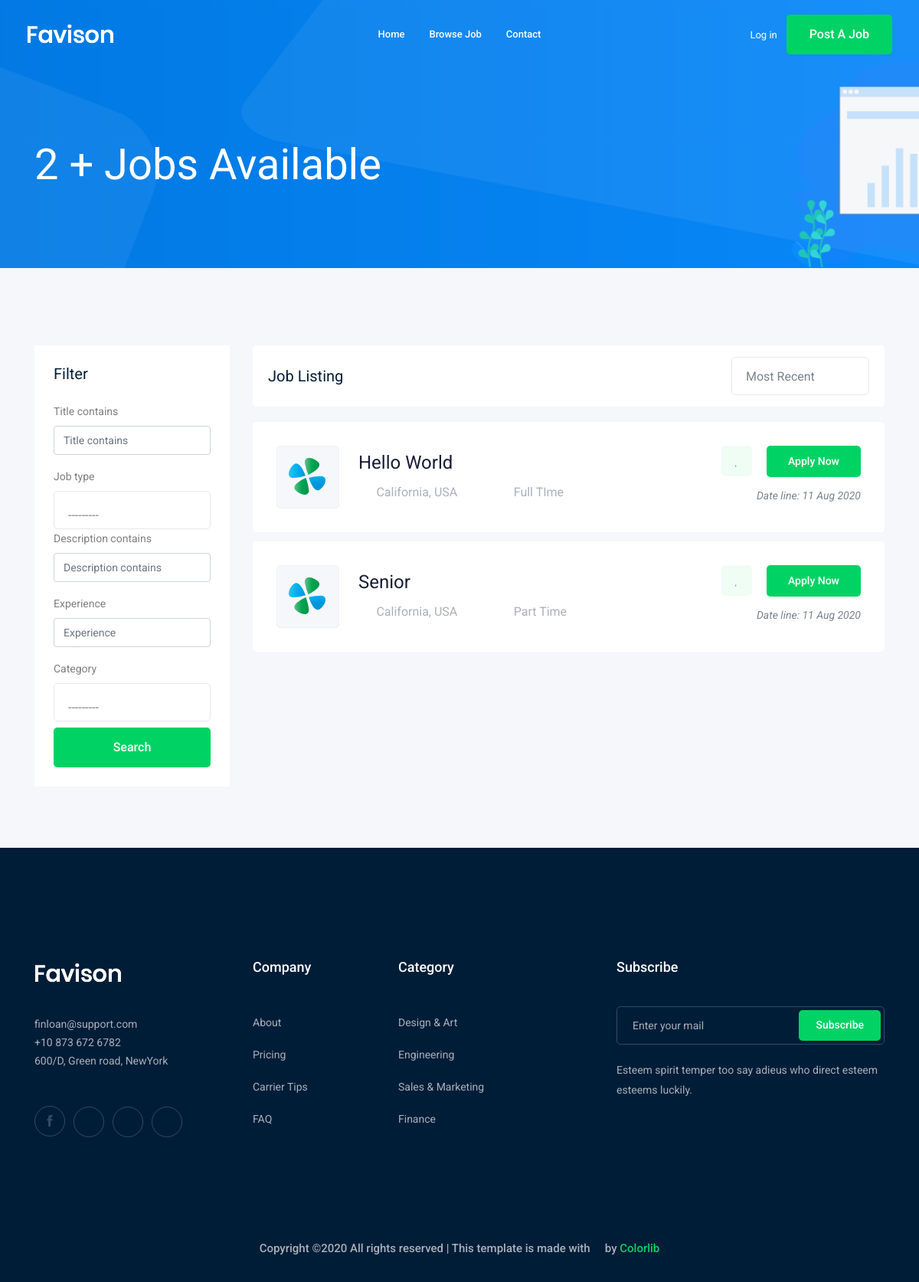
Before: /job/?page=2 with the older database file.
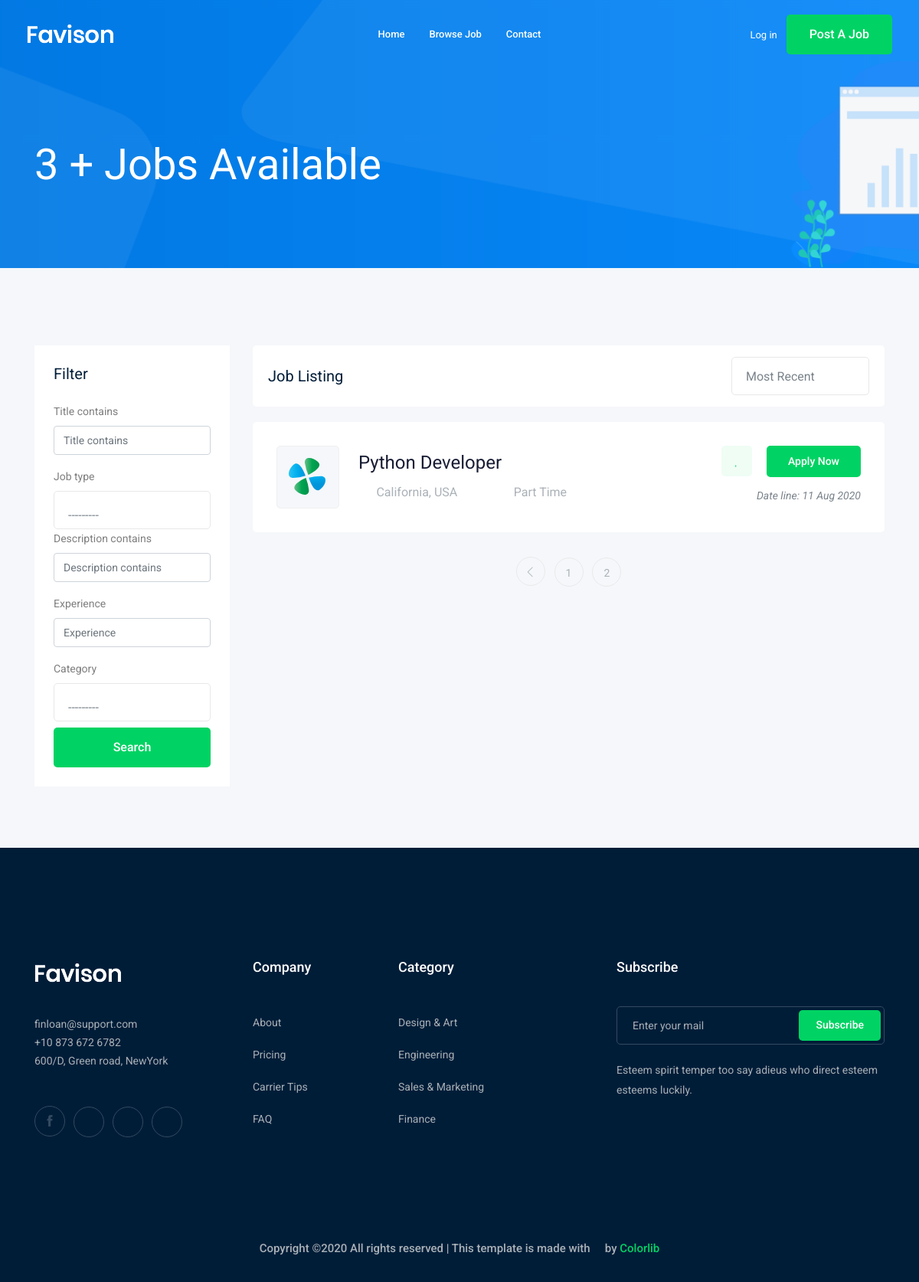
After: the same page with the newer database file.
### job/models.py (models this page shows, shortened)
class job(models.Model): # each class equal table in db
    owner = models.ForeignKey(User,related_name='job_owner', on_delete=models.CASCADE)
    title = models.CharField(max_length=100)
    job_type = models.CharField(max_length=15,choices=JOB_TYPE)
    description = models.TextField(max_length=1000)
    published_at = models.DateTimeField(auto_now=True)
    vacancy = models.IntegerField(default=1)
    salary = models.IntegerField(default=0)
    experience = models.IntegerField(default=1)
    category = models.ForeignKey('category',on_delete=models.CASCADE)
    image = models.ImageField(upload_to=image_upload)
    slug = models.SlugField(blank=True,null=True)
    def __str__(self):
        return self.title

### job/views.py (the view)
# urls.py: path('',views.job_list,name = "job_list"),
def job_list(request):
    job_list = job.objects.all()
    myfilter = JobFilter(request.GET,queryset=job_list)
    job_list = myfilter.qs
    n = 2
    paginator = Paginator(job_list,n) #show n page
    page_number = request.GET.get('page')
    page_obj = paginator.get_page(page_number)
    context = {'jobs':job_list,'page':page_obj,'myfilter':myfilter }
    return render(request,'job/job_list.html',context)

### job/models.py (called while the page is built)
    def __str__(self):
        return self.name

### job/templates/job/job_list.html (shortened to what this page needs)
{% extends 'base.html' %}
{% load bootstrap4 %}
{% block body %}
<div class="bradcam_area bradcam_bg_1">
<div class="container">
    <div class="row">
        <div class="col-xl-12">
            <div class="bradcam_text">
                <h3>{{jobs.count}} + Jobs Available</h3>
            </div>
        </div>
    </div>
</div>
</div>
<div class="job_listing_area plus_padding">
    <div class="container">
        <div class="row">
            <div class="col-lg-3">
                <div class="job_filter white-bg">
                    <div class="form_inner white-bg">
                        <h3>Filter</h3>
                        <form method="GET">
                        {% bootstrap_form myfilter.form %}
                        <input type="submit" value="Search" class="mt-2 boxed-btn3 w-100">
                        </form>
                    </div>
                </div>
            </div>
            <div class="col-lg-9">
                <div class="recent_joblist_wrap">
                    <div class="recent_joblist white-bg ">
                        <div class="row align-items-center">
                            <div class="col-md-6">
                                <h4>Job Listing</h4>
                            </div>
                            <div class="col-md-6">
                                <div class="serch_cat d-flex justify-content-end">
                                </div>
                            </div>
                        </div>
                    </div>
                </div>
                <div class="job_lists m-0">
                    <div class="row">
                        {% for i in page %}
                        <div class="col-lg-12 col-md-12">
                            <div class="single_jobs white-bg d-flex justify-content-between">
                                <div class="jobs_left d-flex align-items-center">
                                    <div class="thumb">
                                        <img src="img/svg_icon/1.svg" alt="">
                                    </div>
                                    <div class="jobs_conetent">
                                        <a href="{% url 'jobs:job_detail' i.slug %}"><h4>{{i}}</h4></a>
                                        <div class="links_locat d-flex align-items-center">
                                            <div class="location">
                                                <p> <i class="fa fa-map-marker"></i> California, USA</p>
                                            </div>
                                            <div class="location">
                                                <p> <i class="fa fa-clock-o"></i> {{i.job_type}}</p>
                                            </div>
                                        </div>
                                    </div>
                                </div>
                                <div class="jobs_right">
                                    <div class="apply_now">
                                        <a class="heart_mark" href="#"> <i class="fa fa-heart"></i> </a>
                                        <a href="{% url 'jobs:job_detail' i.slug %}" class="boxed-btn3">Apply Now</a>
                                    </div>
                                    <div class="date">
                                        <p>Date line: {{i.published_at|date:'d M o'}}</p>
                                    </div>
                                </div>
                            </div>
                        </div>
                        {% endfor %}
                    </div>
                    {% if page.has_other_pages %}
                    <div class="row">
                        <div class="col-lg-12">
                            <div class="pagination_wrap">
                                <ul>
                                    {% if page.has_previous %}
                                    <li><a href="?page={{page.previous_page_number}}"> <i class="ti-angle-left"></i> </a></li>
                                    {% endif %}
                                    {% for i in page.paginator.page_range %}
                                    <li><a href="?page={{i}}"><span> {{i}} </span></a></li>
                                    {% endfor %}
                                </ul>
                            </div>
                        </div>
                    </div>
                    {% endif %}
                </div>
            </div>
        </div>
    </div>
</div>
{% endblock body %}

### templates/base.html (shortened to what this page needs)
{% load static %}
<!doctype html>
<html class="no-js" lang="zxx">
<head>
    <link rel="stylesheet" href="{% static 'css/bootstrap.min.css' %}">
    <link rel="stylesheet" href="{% static 'css/owl.carousel.min.css' %}">
    <link rel="stylesheet" href="{% static 'css/magnific-popup.css' %}">
    <link rel="stylesheet" href="{% static 'css/font-awesome.min.css' %}">
    <link rel="stylesheet" href="{% static 'css/themify-icons.css' %}">
    <link rel="stylesheet" href="{% static 'css/nice-select.css' %}">
    <link rel="stylesheet" href="{% static 'css/flaticon.css' %}">
    <link rel="stylesheet" href="{% static 'css/jquery-ui.css' %}">
    <link rel="stylesheet" href="{% static 'css/gijgo.css' %}">
    <link rel="stylesheet" href="{% static 'css/animate.min.css' %}">
    <link rel="stylesheet" href="{% static 'css/slicknav.css' %}">
    <link rel="stylesheet" href="{% static 'css/style.css' %}">
</head>
<body>
    <header>
        <div class="header-area ">
            <div id="sticky-header" class="main-header-area">
                <div class="container-fluid ">
                    <div class="header_bottom_border">
                        <div class="row align-items-center">
                            <div class="col-xl-3 col-lg-2">
                                <div class="logo">
                                    <a href="index.html">
                                        <img src="img/logo.png" alt="">
                                    </a>
                                </div>
                            </div>
                            <div class="col-xl-6 col-lg-7">
                                <div class="main-menu  d-none d-lg-block">
                                    <nav>
                                        <ul id="navigation">
                                            <li><a href="/">home</a></li>
                                            <li><a href="{% url 'jobs:job_list' %}">Browse Job</a></li>
                                            <li><a href="{% url 'contact:contact' %}">Contact</a></li>
                                        </ul>
                                    </nav>
                                </div>
                            </div>
                            <div class="col-xl-3 col-lg-3 d-none d-lg-block">
                                <div class="Appointment">
                                    {% if request.user.is_authenticated %}
                                        <div class="phone_num d-none d-xl-block">
                                            <a href="{% url 'accounts:profile' %}">Profile</a>
                                        </div>
                                    {% else %}
                                        <div class="phone_num d-none d-xl-block">
                                            <a href="{% url 'login' %}">Log in</a>
                                        </div>
                                    {% endif %}
                                    <div class="d-none d-lg-block">
                                        <a class="boxed-btn3" href="{% url 'jobs:add_job' %}">Post a Job</a>
                                    </div>
                                </div>
                            </div>
                            <div class="col-12">
                            </div>
                        </div>
                    </div>
                </div>
            </div>
        </div>
    </header>
    {% block body %}
    {% endblock body %}
    <footer class="footer">
        <div class="footer_top">
            <div class="container">
                <div class="row">
                    <div class="col-xl-3 col-md-6 col-lg-3">
                        <div class="footer_widget wow fadeInUp" data-wow-duration="1s" data-wow-delay=".3s">
                            <div class="footer_logo">
                                <a href="#">
                                    <img src="img/logo.png" alt="">
                                </a>
                            </div>
                            <p>
                                finloan@support.com <br>
                                +10 873 672 6782 <br>
                                600/D, Green road, NewYork
                            </p>
                            <div class="socail_links">
                                <ul>
                                    <li>
                                        <a href="#">
                                            <i class="ti-facebook"></i>
                                        </a>
                                    </li>
                                    <li>
                                        <a href="#">
                                            <i class="fa fa-google-plus"></i>
                                        </a>
                                    </li>
                                    <li>
                                        <a href="#">
                                            <i class="fa fa-twitter"></i>
                                        </a>
                                    </li>
                                    <li>
                                        <a href="#">
                                            <i class="fa fa-instagram"></i>
                                        </a>
                                    </li>
                                </ul>
                            </div>
                        </div>
                    </div>
                    <div class="col-xl-2 col-md-6 col-lg-2">
                        <div class="footer_widget wow fadeInUp" data-wow-duration="1.1s" data-wow-delay=".4s">
                            <h3 class="footer_title">
                                Company
                            </h3>
                            <ul>
                                <li><a href="#">About </a></li>
                                <li><a href="#"> Pricing</a></li>
                                <li><a href="#">Carrier Tips</a></li>
                                <li><a href="#">FAQ</a></li>
                            </ul>
                        </div>
                    </div>
                    <div class="col-xl-3 col-md-6 col-lg-3">
                        <div class="footer_widget wow fadeInUp" data-wow-duration="1.2s" data-wow-delay=".5s">
                            <h3 class="footer_title">
                                Category
                            </h3>
                            <ul>
                                <li><a href="#">Design & Art</a></li>
                                <li><a href="#">Engineering</a></li>
                                <li><a href="#">Sales & Marketing</a></li>
                                <li><a href="#">Finance</a></li>
                            </ul>
                        </div>
                    </div>
                    <div class="col-xl-4 col-md-6 col-lg-4">
                        <div class="footer_widget wow fadeInUp" data-wow-duration="1.3s" data-wow-delay=".6s">
                            <h3 class="footer_title">
                                Subscribe
                            </h3>
                            <form action="#" class="newsletter_form">
                                <input type="text" placeholder="Enter your mail">
                                <button type="submit">Subscribe</button>
                            </form>
                            <p class="newsletter_text">Esteem spirit temper too say adieus who direct esteem esteems
                                luckily.</p>
                        </div>
                    </div>
                </div>
            </div>
        </div>
        <div class="copy-right_text wow fadeInUp" data-wow-duration="1.4s" data-wow-delay=".3s">
            <div class="container">
                <div class="row">
                    <div class="col-xl-12">
                        <p class="copy_right text-center">
Copyright &copy;<script>document.write(new Date().getFullYear());</script> All rights reserved | This template is made with <i class="fa fa-heart-o" aria-hidden="true"></i> by <a href="https://colorlib.com" target="_blank">Colorlib</a>
                        </p>
                    </div>
                </div>
            </div>
        </div>
    </footer>
</body>
</html>

Changed rows visible on the page:
no longer on this page (row unchanged): job: title "Hello World", job_type "Full TIme", published_at "11 Aug 2020"
no longer on this page (row unchanged): job: title "Senior", job_type "Part Time", published_at "11 Aug 2020"
added job: title "Python Developer", job_type "Part Time", published_at "11 Aug 2020"
Other visible differences:
{{ jobs.count }}: "2" → "3"
new list line: "1"
new list line: "2"
